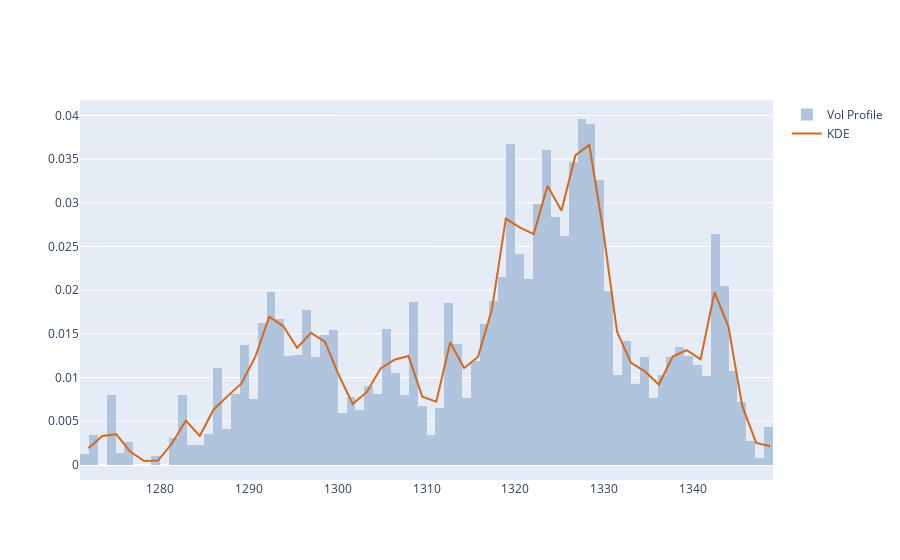

The code cell stored with this chart in its notebook:
### Code cell
def get_dist_plot(c, v, kx, ky):
    fig = go.Figure()
    fig.add_trace(go.Histogram(name='Vol Profile', x=c, y=v, nbinsx=150, 
                               histfunc='sum', histnorm='probability density',
                               marker_color='#B0C4DE'))
    fig.add_trace(go.Scatter(name='KDE', x=kx, y=ky, mode='lines', marker_color='#D2691E'))
    return fig

get_dist_plot(data.close, data.volume, xr, kdy).show()

### Figure 1 — Plotly figure (JSON) as saved in the notebook; plotly's stock layout.template omitted (floating-point values rounded to 4 significant figures; data arrays with more than 128 entries replaced by an {"elided": "..."} marker saying what was removed)
{"data": [{"histfunc": "sum", "histnorm": "probability density", "marker": {"color": "#B0C4DE"}, "name": "Vol Profile", "nbinsx": 150, "type": "histogram", "x": {"elided": "2939 float values"}, "y": {"elided": "2939 float values"}}, {"marker": {"color": "#D2691E"}, "mode": "lines", "name": "KDE", "type": "scatter", "x": [1272.0, 1274.0, 1275.0, 1277.0, 1278.0, 1280.0, 1281.0, 1283.0, 1284.0, 1286.0, 1288.0, 1289.0, 1291.0, 1292.0, 1294.0, 1295.0, 1297.0, 1299.0, 1300.0, 1302.0, 1303.0, 1305.0, 1306.0, 1308.0, 1310.0, 1311.0, 1313.0, 1314.0, 1316.0, 1317.0, 1319.0, 1320.0, 1322.0, 1324.0, 1325.0, 1327.0, 1328.0, 1330.0, 1331.0, 1333.0, 1335.0, 1336.0, 1338.0, 1339.0, 1341.0, 1342.0, 1344.0, 1346.0, 1347.0, 1349.0], "y": [0.001922, 0.003321, 0.003519, 0.001544, 0.0004534, 0.0005079, 0.002453, 0.005078, 0.00332, 0.006355, 0.007878, 0.009328, 0.01239, 0.01696, 0.0159, 0.0134, 0.01512, 0.01412, 0.01027, 0.00699, 0.008325, 0.01105, 0.01204, 0.01247, 0.007802, 0.00724, 0.01403, 0.0111, 0.01236, 0.01779, 0.02818, 0.0272, 0.02642, 0.03195, 0.02909, 0.03542, 0.03664, 0.02683, 0.01522, 0.01168, 0.01071, 0.009206, 0.01241, 0.01314, 0.01209, 0.01977, 0.01583, 0.006698, 0.002516, 0.002146]}], "layout": {}}
